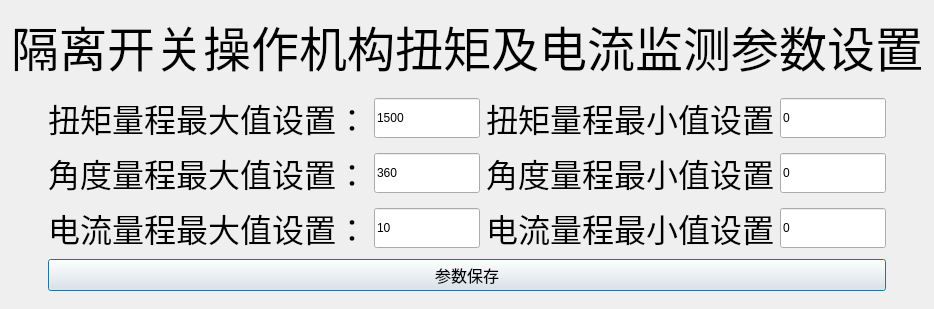
<?xml version="1.0" encoding="UTF-8"?>
<ui version="4.0">
 <class>SetData</class>
 <widget class="QDialog" name="SetData">
  <property name="geometry">
   <rect>
    <x>0</x>
    <y>0</y>
    <width>933</width>
    <height>309</height>
   </rect>
  </property>
  <property name="windowTitle">
   <string>Dialog</string>
  </property>
  <property name="windowIcon">
   <iconset resource="res.qrc">
    <normaloff>:/photoes/cgjt.png</normaloff>:/photoes/cgjt.png</iconset>
  </property>
  <layout class="QHBoxLayout" name="horizontalLayout">
   <item>
    <layout class="QVBoxLayout" name="verticalLayout">
     <item>
      <widget class="QLabel" name="label_3">
       <property name="text">
        <string>&lt;html&gt;&lt;head/&gt;&lt;body&gt;&lt;p align=&quot;center&quot;&gt;&lt;span style=&quot; font-size:36pt; color:#000000;&quot;&gt;隔离开关操作机构扭矩及电流监测参数设置&lt;/span&gt;&lt;/p&gt;&lt;/body&gt;&lt;/html&gt;</string>
       </property>
      </widget>
     </item>
     <item>
      <spacer name="verticalSpacer_2">
       <property name="orientation">
        <enum>Qt::Vertical</enum>
       </property>
       <property name="sizeHint" stdset="0">
        <size>
         <width>20</width>
         <height>40</height>
        </size>
       </property>
      </spacer>
     </item>
     <item>
      <layout class="QGridLayout" name="gridLayout_2">
       <item row="0" column="1">
        <layout class="QGridLayout" name="gridLayout">
         <item row="1" column="1">
          <widget class="QLineEdit" name="linsetTorMax">
           <property name="minimumSize">
            <size>
             <width>0</width>
             <height>40</height>
            </size>
           </property>
           <property name="text">
            <string>1500</string>
           </property>
          </widget>
         </item>
         <item row="1" column="2">
          <widget class="QLabel" name="label_4">
           <property name="text">
            <string>&lt;html&gt;&lt;head/&gt;&lt;body&gt;&lt;p&gt;&lt;span style=&quot; font-size:24pt;&quot;&gt;扭矩量程最小值设置&lt;/span&gt;&lt;/p&gt;&lt;/body&gt;&lt;/html&gt;</string>
           </property>
          </widget>
         </item>
         <item row="3" column="0">
          <widget class="QLabel" name="label_5">
           <property name="text">
            <string>&lt;html&gt;&lt;head/&gt;&lt;body&gt;&lt;p&gt;&lt;span style=&quot; font-size:24pt;&quot;&gt;电流量程最大值设置：&lt;/span&gt;&lt;/p&gt;&lt;/body&gt;&lt;/html&gt;</string>
           </property>
          </widget>
         </item>
         <item row="3" column="1">
          <widget class="QLineEdit" name="linecurrentMax">
           <property name="minimumSize">
            <size>
             <width>0</width>
             <height>40</height>
            </size>
           </property>
           <property name="text">
            <string>10</string>
           </property>
          </widget>
         </item>
         <item row="1" column="0">
          <widget class="QLabel" name="label">
           <property name="font">
            <font>
             <family>Arial</family>
             <pointsize>12</pointsize>
            </font>
           </property>
           <property name="text">
            <string>&lt;html&gt;&lt;head/&gt;&lt;body&gt;&lt;p&gt;&lt;span style=&quot; font-size:24pt;&quot;&gt;扭矩量程最大值设置：&lt;/span&gt;&lt;/p&gt;&lt;/body&gt;&lt;/html&gt;</string>
           </property>
          </widget>
         </item>
         <item row="2" column="1">
          <widget class="QLineEdit" name="linsetAngelMax">
           <property name="minimumSize">
            <size>
             <width>0</width>
             <height>40</height>
            </size>
           </property>
           <property name="text">
            <string>360</string>
           </property>
          </widget>
         </item>
         <item row="2" column="0">
          <widget class="QLabel" name="label_2">
           <property name="font">
            <font>
             <family>Arial</family>
             <pointsize>12</pointsize>
            </font>
           </property>
           <property name="text">
            <string>&lt;html&gt;&lt;head/&gt;&lt;body&gt;&lt;p&gt;&lt;span style=&quot; font-size:24pt;&quot;&gt;角度量程最大值设置：&lt;/span&gt;&lt;/p&gt;&lt;/body&gt;&lt;/html&gt;</string>
           </property>
          </widget>
         </item>
         <item row="1" column="3">
          <widget class="QLineEdit" name="linsetTorMin">
           <property name="minimumSize">
            <size>
             <width>0</width>
             <height>40</height>
            </size>
           </property>
           <property name="text">
            <string>0</string>
           </property>
          </widget>
         </item>
         <item row="2" column="2">
          <widget class="QLabel" name="label_6">
           <property name="text">
            <string>&lt;html&gt;&lt;head/&gt;&lt;body&gt;&lt;p&gt;&lt;span style=&quot; font-size:24pt;&quot;&gt;角度量程最小值设置&lt;/span&gt;&lt;/p&gt;&lt;/body&gt;&lt;/html&gt;</string>
           </property>
          </widget>
         </item>
         <item row="3" column="2">
          <widget class="QLabel" name="label_7">
           <property name="text">
            <string>&lt;html&gt;&lt;head/&gt;&lt;body&gt;&lt;p&gt;&lt;span style=&quot; font-size:24pt;&quot;&gt;电流量程最小值设置&lt;/span&gt;&lt;/p&gt;&lt;/body&gt;&lt;/html&gt;</string>
           </property>
          </widget>
         </item>
         <item row="2" column="3">
          <widget class="QLineEdit" name="linsetAngelMin">
           <property name="minimumSize">
            <size>
             <width>0</width>
             <height>40</height>
            </size>
           </property>
           <property name="text">
            <string>0</string>
           </property>
          </widget>
         </item>
         <item row="3" column="3">
          <widget class="QLineEdit" name="linecurrentMin">
           <property name="minimumSize">
            <size>
             <width>0</width>
             <height>40</height>
            </size>
           </property>
           <property name="text">
            <string>0</string>
           </property>
          </widget>
         </item>
        </layout>
       </item>
       <item row="1" column="0">
        <spacer name="horizontalSpacer">
         <property name="orientation">
          <enum>Qt::Horizontal</enum>
         </property>
         <property name="sizeHint" stdset="0">
          <size>
           <width>40</width>
           <height>20</height>
          </size>
         </property>
        </spacer>
       </item>
       <item row="1" column="2">
        <spacer name="horizontalSpacer_2">
         <property name="orientation">
          <enum>Qt::Horizontal</enum>
         </property>
         <property name="sizeHint" stdset="0">
          <size>
           <width>40</width>
           <height>20</height>
          </size>
         </property>
        </spacer>
       </item>
       <item row="1" column="1">
        <widget class="QPushButton" name="btPreservation">
         <property name="font">
          <font>
           <family>Arial</family>
           <pointsize>12</pointsize>
          </font>
         </property>
         <property name="text">
          <string>参数保存</string>
         </property>
        </widget>
       </item>
       <item row="2" column="1">
        <spacer name="verticalSpacer">
         <property name="orientation">
          <enum>Qt::Vertical</enum>
         </property>
         <property name="sizeHint" stdset="0">
          <size>
           <width>20</width>
           <height>40</height>
          </size>
         </property>
        </spacer>
       </item>
      </layout>
     </item>
    </layout>
   </item>
  </layout>
 </widget>
 <resources>
  <include location="res.qrc"/>
 </resources>
 <connections/>
</ui>
